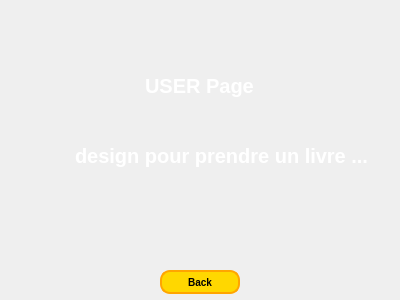
<?xml version="1.0" encoding="UTF-8"?>
<ui version="4.0">
 <class>UserPage</class>
 <widget class="QWidget" name="UserPage">
  <property name="geometry">
   <rect>
    <x>0</x>
    <y>0</y>
    <width>400</width>
    <height>300</height>
   </rect>
  </property>
  <property name="windowTitle">
   <string>Form</string>
  </property>
  <widget class="QLabel" name="label">
   <property name="geometry">
    <rect>
     <x>-30</x>
     <y>-30</y>
     <width>461</width>
     <height>351</height>
    </rect>
   </property>
   <property name="styleSheet">
    <string notr="true">image: url(:/new/prefix2/Resources/milad-fakurian-E8Ufcyxz514-unsplash.jpg);</string>
   </property>
   <property name="text">
    <string/>
   </property>
  </widget>
  <widget class="QLabel" name="label_2">
   <property name="geometry">
    <rect>
     <x>130</x>
     <y>50</y>
     <width>251</width>
     <height>71</height>
    </rect>
   </property>
   <property name="font">
    <font>
     <family>Arial</family>
     <pointsize>-1</pointsize>
     <bold>true</bold>
    </font>
   </property>
   <property name="styleSheet">
    <string notr="true">QLabel 
{
color: white; /* Couleur du texte en jaune (Gold) FFD700*/
 font-size: 20px; /* Taille du texte */
    font-weight: bold; /* Texte en gras */
    font-family: Arial, sans-serif; /* Police de caractère */
    text-align: center; /* Centrer le texte */
    padding: 10px; /* Espacement autour du texte */
}

QLabel:hover {
    color: #FFD700; /* Couleur du texte plus claire au survol */
}

QLabel:focus {
    border: 2px solid #ADD8E6; /* Bordure orange lorsqu'en focus */
}
</string>
   </property>
   <property name="text">
    <string>USER Page</string>
   </property>
  </widget>
  <widget class="QLabel" name="label_3">
   <property name="geometry">
    <rect>
     <x>60</x>
     <y>120</y>
     <width>401</width>
     <height>71</height>
    </rect>
   </property>
   <property name="font">
    <font>
     <family>Arial</family>
     <pointsize>-1</pointsize>
     <bold>true</bold>
    </font>
   </property>
   <property name="styleSheet">
    <string notr="true">QLabel 
{
color: white; /* Couleur du texte en jaune (Gold) FFD700*/
 font-size: 20px; /* Taille du texte */
    font-weight: bold; /* Texte en gras */
    font-family: Arial, sans-serif; /* Police de caractère */
    text-align: center; /* Centrer le texte */
    padding: 10px; /* Espacement autour du texte */
}

QLabel:hover {
    color: #FFD700; /* Couleur du texte plus claire au survol */
}

QLabel:focus {
    border: 2px solid #ADD8E6; /* Bordure orange lorsqu'en focus */
}
</string>
   </property>
   <property name="text">
    <string>design pour prendre un livre ...</string>
   </property>
  </widget>
  <widget class="QPushButton" name="pushButton_2">
   <property name="geometry">
    <rect>
     <x>160</x>
     <y>270</y>
     <width>80</width>
     <height>24</height>
    </rect>
   </property>
   <property name="styleSheet">
    <string notr="true">QPushButton {
    background-color: #FFD700; /* Couleur jaune (Gold) */
    color: black; /* Texte noir */
    border: 2px solid #FFA500; /* Bordure orange */
    border-radius: 10px; /* Coins arrondis */
    font-size: 10px; /* Taille du texte */
    font-weight: bold; /* Texte en gras */
}

QPushButton:hover {
    background-color: #FFC107; /* Couleur jaune plus claire au survol */
}

QPushButton:pressed {
    background-color: #87CEEB; /* Couleur jaune foncée lorsqu'on clique */
    border: 2px solid #FF6F00; /* Bordure plus foncée */
}
</string>
   </property>
   <property name="text">
    <string>Back</string>
   </property>
  </widget>
 </widget>
 <resources/>
 <connections/>
</ui>
